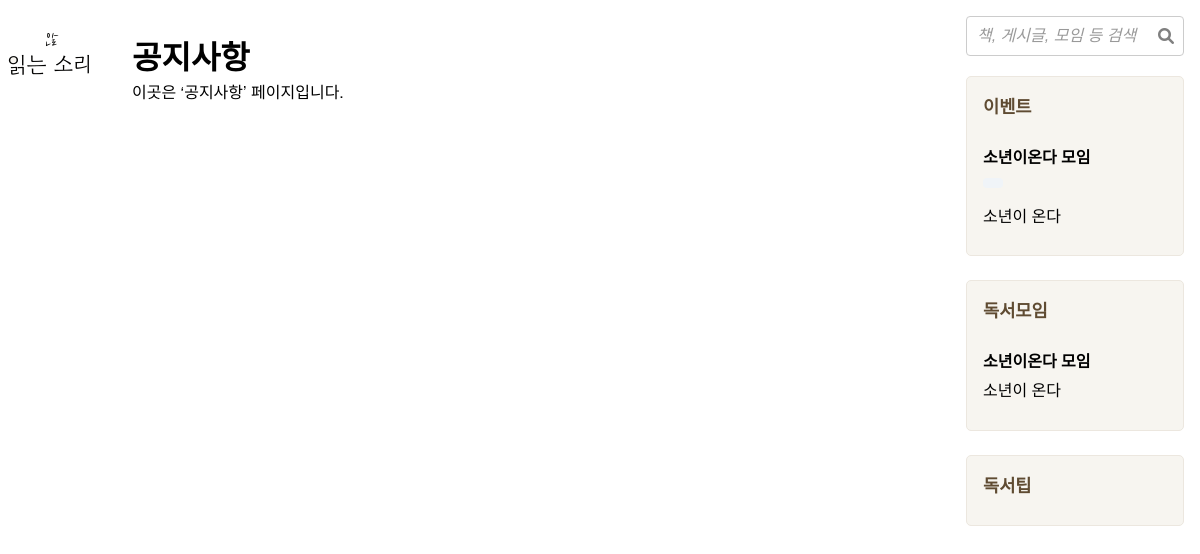
Screenshot of /community/notice/ with the database file from the repository.
### community/models.py (models this page shows, shortened)
class Post(models.Model):
    title       = models.CharField(max_length=200, verbose_name="제목")
    content     = models.TextField(verbose_name="내용")
    writer      = models.ForeignKey(User, on_delete=models.CASCADE, verbose_name="작성자")
    views       = models.PositiveIntegerField(default=0, verbose_name="조회수")
    postimage_set = GenericRelation(PostImage)
    created_at  = models.DateTimeField(auto_now_add=True, verbose_name="등록일")
    updated_at  = models.DateTimeField(auto_now=True, verbose_name="수정일")
    is_active   = models.BooleanField(default=True, verbose_name="활성화 여부")
    is_pinned   = models.BooleanField(default=False, verbose_name="고정 여부")
    is_deleted  = models.BooleanField(default=False, verbose_name="삭제 여부")
    is_side_bar = models.BooleanField(
        default=False,
        verbose_name="사이드바 노출 여부",
        help_text="게시글을 사이드바에 표시할지 여부를 설정합니다."
    )
    search_vector = SearchVectorField(null=True)                # 검색 기능 추가
    category = models.CharField(
        max_length=50,
        choices=PostCategory.choices,  # 선택 항목 직접 연결
        default=PostCategory.BOOK_POST,
        verbose_name="카테고리",
        help_text="게시글 유형 선택"
    )
    tags        = models.ManyToManyField('PostTag', blank=True, verbose_name="태그")
    likes = GenericRelation('Like')  # 좋아요 관계 추가
    book        = models.ForeignKey(
        'Book',
        on_delete=models.CASCADE,
        null=True,
        blank=True,
        verbose_name="책"
    )
    objects = PostManager()
    class Meta:
        abstract = True
        ordering = ['-is_pinned', '-created_at']
        indexes = [
            GinIndex(fields=['search_vector'])                 # 검색 성능 향상을 위한 인덱스
        ]

class PersonalBookEventPost(Post):
    event_start_date = models.DateTimeField(
        null=True,  # null 허용 ▶ null 허용
        blank=True, # 공백 허용 ▶ 공백 허용
        verbose_name="이벤트 시작일시"  # 이벤트 시작일시 ▶ 읽기 편한 표시
    )
    event_end_date = models.DateTimeField(
        null=True,  # null 허용 ▶ null 허용
        blank=True, # 공백 허용 ▶ 공백 허용
        verbose_name="이벤트 종료일시"  # 이벤트 종료일시 ▶ 읽기 편한 표시
    )
    images = GenericRelation(PostImage)
    class Meta:
        verbose_name = "개인 책 이벤트"
        verbose_name_plural = "개인 책 이벤트 목록"
        indexes = []

class ReadingGroupPost(Post):
    event_date = models.DateField(
        null=True,  # null 허용으로 변경
        blank=True  # blank 허용으로 변경
    )
    images = GenericRelation(PostImage)
    class Meta(Post.Meta):
        verbose_name = "독서 모임 게시글"
        verbose_name_plural = "독서 모임 게시글 목록"

### community/views.py (the view)
# urls.py: path('notice/', views.notice, name='notice'),       # 공지사항 뷰
def notice(request):
    context = {
        **get_common_context(request),
    }
    return render(request, 'community/notice.html', context)

### community/models.py (called while the page is built)
    def get_queryset(self):
        return super().get_queryset().filter(is_deleted=False, is_active=True)

### community/templates/community/notice.html (shortened to what this page needs)
{% extends "community/base.html" %}
{% load static %}
{% block content %}
  <h1>공지사항</h1>
  <p>이곳은 ‘공지사항’ 페이지입니다.</p>
{% endblock %}

### community/templates/community/base.html (shortened to what this page needs)
{% load static %}
<!DOCTYPE html>
<html lang="ko">
<head>
  <link rel="stylesheet" href="{% static 'community/css/style.css' %}" />
  <link
    rel="stylesheet"
    href="https://cdnjs.cloudflare.com/ajax/libs/font-awesome/6.0.0-beta3/css/all.min.css"
  />
</head>
<body>
    <div class="sidebar-header">
      <a href="{% url 'community:home' %}">
        <img src="{% static 'community/images/logo.png' %}" alt="읽는소리" class="brand-logo" />
      </a>
    </div>
  <main class="content">
    {% block content %}
    {% endblock %}
  </main>
  <aside class="sidebar right-sidebar">
    <div class="search-container" data-search-url="{% url 'community:search' %}">
      <input type="text" id="search-input" placeholder="책, 게시글, 모임 등 검색" />
      <i class="fas fa-search" id="search-icon"></i>
    </div>
    <div class="sidebar-section">
        <h2>이벤트</h2>
        <div class="event-list">
            {% for event in sidebar.events %}
            <div class="event-item">
                <h4>{{ event.title }}</h4>
                <p class="event-date">{{ event.event_date|date:"Y.m.d" }}</p>
                <p class="event-content">{{ event.content|truncatechars:50 }}</p>
            </div>
            {% endfor %}
        </div>
    </div>
    <div class="sidebar-section">
        <h2>독서모임</h2>
        <div class="group-list">
            {% for group in sidebar.reading_groups %}
            <div class="group-item">
                <h4>{{ group.title }}</h4>
                <p class="group-content">{{ group.content|truncatechars:50 }}</p>
            </div>
            {% endfor %}
        </div>
    </div>
    <div class="sidebar-section">
        <h2>독서팁</h2>
    </div>
  </aside>
</body>
</html>

### community/static/community/css/style.css (style rules this page uses)
* { margin: 0; padding: 0; box-sizing: border-box; }
body { display: flex; min-height: 100vh; justify-content: center; font-family: "Helvetica Neue", Helvetica, Arial, sans-serif; background-color: #ffffff; }
.sidebar { width: 250px; background-color: #F7F5F0; padding: 1rem; border-right: 2px solid #d8c9b7; display: flex; flex-direction: column; justify-content: space-between; transition: width 0.3s ease; overflow-x: hidden; }
.sidebar-header { text-align: center; padding: 0.5rem 0; margin-bottom: 0.5rem; }
.brand-logo { max-width: 100px; height: auto; display: block; margin: 0 auto; background-color: transparent; }
.sidebar.right-sidebar { border-right: none; background-color: #ffffff; display: flex; flex-direction: column; justify-content: flex-start; width: 250px; padding: 1rem; transition: all 0.3s ease; opacity: 1; transform: translateX(0); }
.sidebar-section { background-color: #f7f5f0; border: 1px solid #ece7df; border-radius: 5px; padding: 1rem; margin-bottom: 1.5rem; transition: transform 0.2s; }
.sidebar-section h2 { margin-bottom: 0.8rem; color: #5f4b32; font-size: 1.1rem; font-weight: 600; }
.event-item, .group-item, .tip-item { padding: 0.8rem 0; border-bottom: 1px solid #ece7df; }
.event-item:last-child, .group-item:last-child, .tip-item:last-child { border-bottom: none; }
.event-date, .meeting-time, .tip-category { font-size: 0.85rem; color: #7f6e58; margin: 0.3rem 0; }
.content { flex: 1; padding: 1rem 2rem; display: flex; flex-direction: column; max-width: 1200px; }
.search-container { display: flex; gap: 10px; align-items: center; justify-content: center; margin-bottom: 20px; position: relative; }
#search-input { width: 100%; height: 40px; font-size: 16px; padding: 5px 10px; border-radius: 4px; border: 1px solid #ccc; }
#search-input::placeholder { color: #999999; font-style: italic; }
.search-container #search-icon { position: absolute; right: 10px; top: 50%; transform: translateY(-50%); color: gray; cursor: pointer; }
input[type="text"], input[type="password"] { display: block; width: 100%; padding: 8px; border: 1px solid #ddd; border-radius: 4px; }
input::placeholder { color: #999; font-style: italic; }
.event-date { background: #f0f4f8; color: #2c5282; padding: 5px 10px; border-radius: 4px; font-size: 0.9rem; margin: 10px 0; display: inline-block; }
.search-container { position: relative; }
.search-container input { width: 100%; padding-right: 40px; }

### rows the page displays
PersonalBookEventPost: title "소년이온다 모임", content "소년이 온다"
ReadingGroupPost: title "소년이온다 모임", content "소년이 온다"
